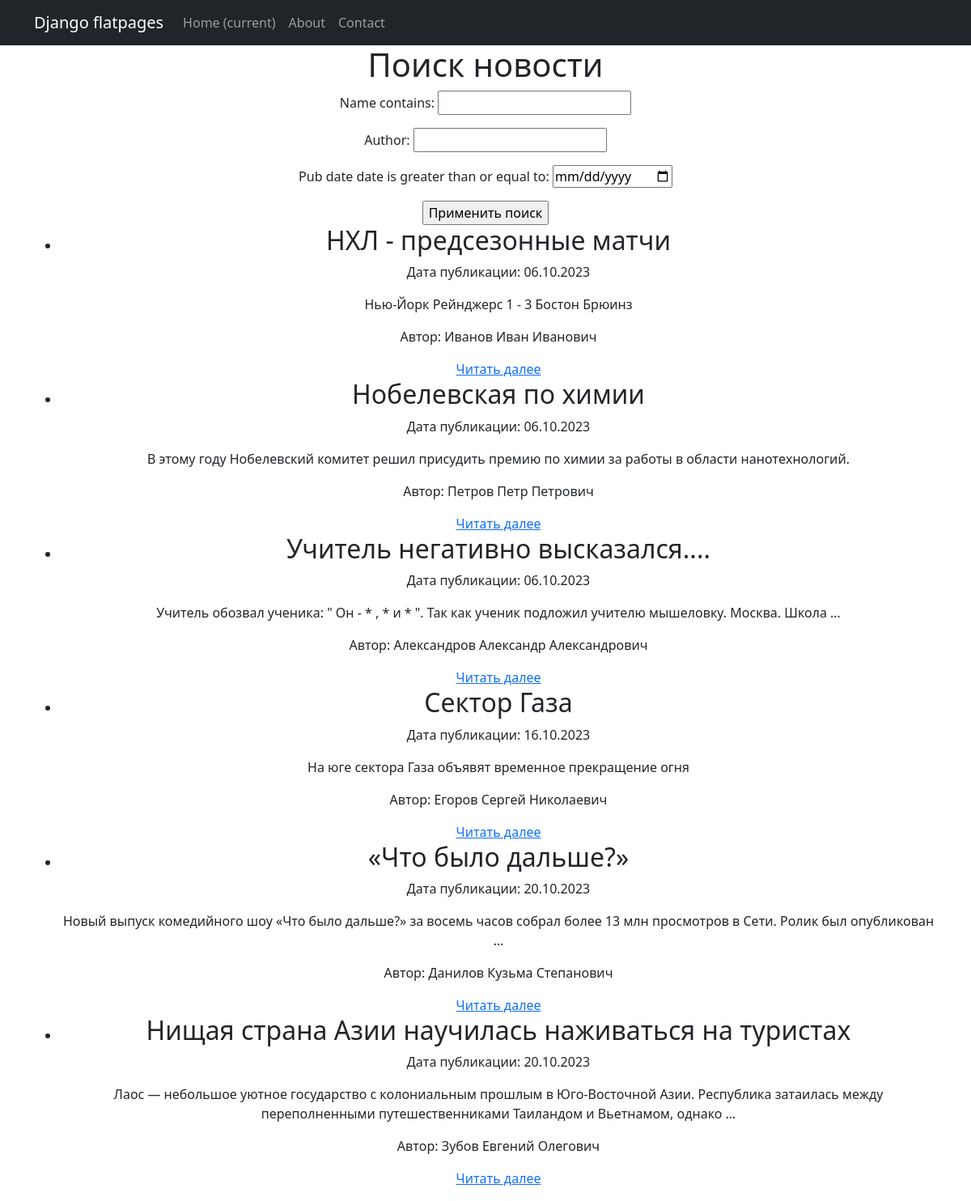
Screenshot of /post/search/ with the database file from the repository.
### newsapp/models.py (models this page shows, shortened)
class Post(models.Model):
    ARTICLE = "AR"
    NEWS = "NW"
    TYPE_CHOICES = [
        (ARTICLE, 'Статья'),
        (NEWS, 'Новость'),
    ]
    name = models.CharField(max_length=50, unique=True)
    author = models.CharField(max_length=100)
    content = models.TextField()
    category = models.ForeignKey('Category', on_delete=models.CASCADE, related_name='posts')
    pub_date = models.DateTimeField(auto_now_add=True)
    post_type = models.CharField(max_length=2, choices=TYPE_CHOICES)

### newsapp/views.py (the view)
# urls.py: path('search/', PostSearch.as_view(), name='post_search'),
class PostSearch(ListView):
    model = Post
    template_name = 'flatpages/post_search.html'
    context_object_name = 'posts'
    paginate_by = 10
    def get_queryset(self):
        queryset = super().get_queryset()
        self.filterset = PostFilter(self.request.GET, queryset)
        return self.filterset.qs
    def get_context_data(self, **kwargs):
        context = super().get_context_data(**kwargs)
        context['filterset'] = self.filterset
        return context

### newsapp/templatetags/custom_filters.py (called while the page is built)
@register.filter
def censor(value):
    censored_value = value
    for word in unwanted_words:
        pattern = re.compile(rf'\b{word}\b', re.IGNORECASE)
        censored_value = pattern.sub('*', censored_value)
    return censored_value

### templates/flatpages/post_search.html (shortened to what this page needs)
{% extends 'flatpages/default.html' %}
{% load custom_filters %}
{% load custom_tags %}
{% load widget_tweaks %}
{% block content %}
<h1>Поиск новости </h1>
<form action="" method="get">
    {{ filterset.form.as_p }}
    <input type="submit" value="Применить поиск" />
</form>
    {% if posts %}
       <ul>
           {% for post in posts %}
           <li>
               <h2>{{ post.name | censor }}</h2>
               <p>Дата публикации: {{ post.pub_date|date:'d.m.Y' }}</p>
               <p>{{ post.content|truncatewords:20| safe | censor }}</p>
               <p>Автор: {{ post.author}}</p>
               <a href="/post/{{ post.id }}">Читать далее</a>
           </li>
           {% endfor %}
       </ul>
   {% else %}
       <h2>Новости не найдены!</h2>
   {% endif %}
{% endblock content %}

### templates/flatpages/default.html (shortened to what this page needs)
{% load static %}
<!DOCTYPE html>
<html lang="en">
    <head>
        {% load static %}
        <link href="{% static 'css/styles.css' %}" rel="stylesheet" />
    </head>
    <body>
        <nav class="navbar navbar-expand-lg navbar-dark bg-dark static-top">
            <div class="container">
                <a class="navbar-brand" href="#">Django flatpages</a>
                <div class="collapse navbar-collapse" id="navbarResponsive">
                    <ul class="navbar-nav ml-auto">
                        <li class="nav-item active">
                            <a class="nav-link" href="#">Home
                                <span class="sr-only">(current)</span>
                            </a>
                        </li>
                        <li class="nav-item">
                            <a class="nav-link" href="/about/">About</a>
                        </li>
                        <li class="nav-item">
                            <a class="nav-link" href="/contacts/">Contact</a>
                        </li>
                    </ul>
                </div>
            </div>
        </nav>
        <div class="container">
            <div class="row">
                <div class="col-lg-12 text-center">
                    {% block content %}{% endblock content %}
                </div>
            </div>
        </div>
    </body>
</html>

### rows the page displays
Post: name|censor "НХЛ - предсезонные матчи", pub_date "06.10.2023", content|censor "Нью-Йорк Рейнджерс 1 - 3 Бостон Брюинз", author "Иванов Иван Иванович"
Post: name|censor "Нобелевская по химии", pub_date "06.10.2023", content|censor "В этому году Нобелевский комитет решил присудить премию по химии за работы в области нанотехнологий.", author "Петров Петр Петрович"
Post: name|censor "Учитель негативно высказался....", pub_date "06.10.2023", content|censor "Учитель обозвал ученика: \" Он - * , * и * \". Так как ученик подложил учителю мышеловку. Москва. Школа …", author "Александров Александр Александрович"
Post: name|censor "Сектор Газа", pub_date "16.10.2023", content|censor "На юге сектора Газа объявят временное прекращение огня", author "Егоров Сергей Николаевич"
Post: name|censor "«Что было дальше?»", pub_date "20.10.2023", content|censor "Новый выпуск комедийного шоу «Что было дальше?» за восемь часов собрал более 13 млн просмотров в Сети. Ролик был опубликован …", author "Данилов Кузьма Степанович"
Post: name|censor "Нищая страна Азии научилась наживаться на туристах", pub_date "20.10.2023", content|censor "Лаос — небольшое уютное государство с колониальным прошлым в Юго-Восточной Азии. Республика затаилась между переполненными путешественниками Таиландом и Вьетнамом, однако …", author "Зубов Евгений Олегович"
